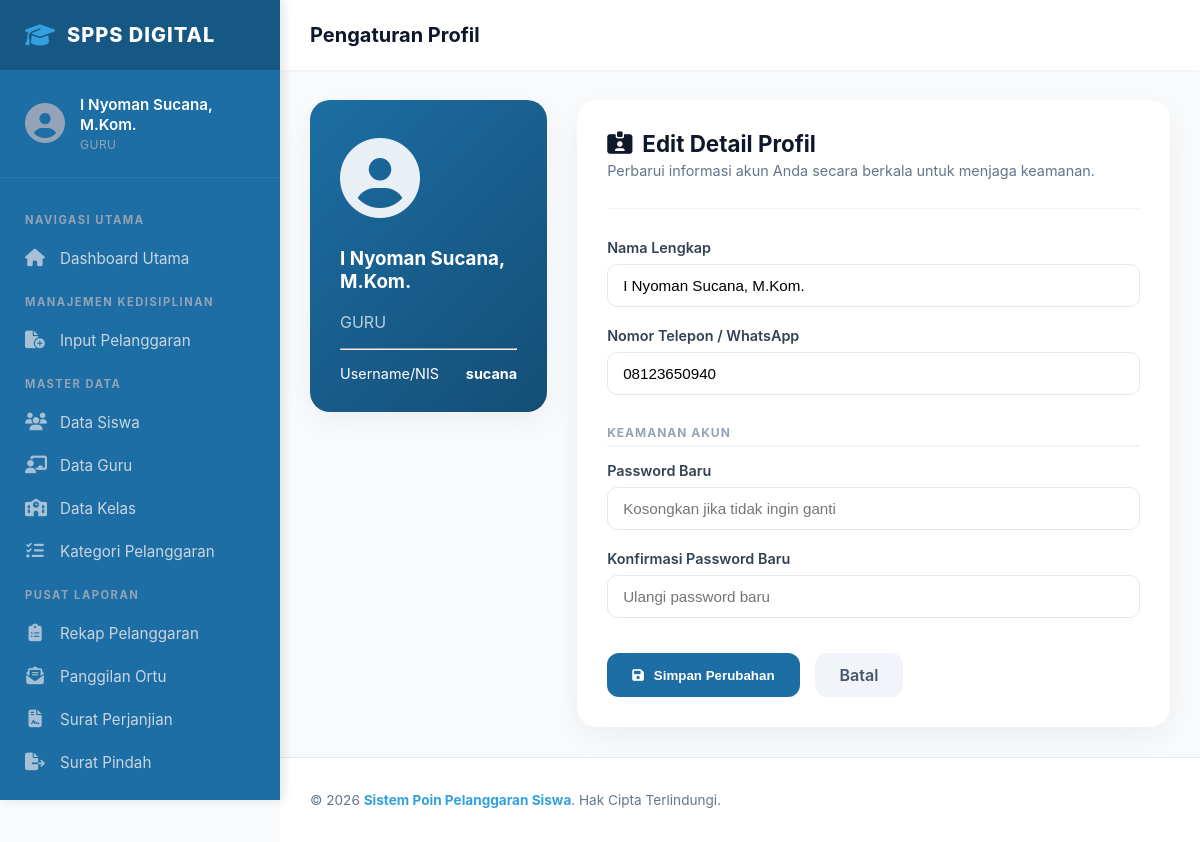
Screenshot of /process/profil_process.php (signed in) with the database file from the repository.
### tables this page shows
CREATE TABLE `guru` (
  `kode_guru` char(8) NOT NULL,
  `nama_pengguna` varchar(100) DEFAULT NULL,
  `role` varchar(30) DEFAULT NULL,
  `username` varchar(50) DEFAULT NULL,
  `password` varchar(70) DEFAULT NULL,
  `aktif` enum('Y','N') DEFAULT NULL,
  `jabatan` varchar(50) DEFAULT NULL,
  `telp` varchar(16) DEFAULT NULL
);

### process/profil_process.php (the view, shortened to what this page needs)
<?php
require_once('../config/config.php');
$username = $_SESSION['username'];
$role = $_SESSION['role'];
if ($role === 'siswa') {
    $qr = mysqli_query($conn, "SELECT * FROM siswa WHERE nis = '$username'");
    $userData = mysqli_fetch_assoc($qr);
    $currentNama = $userData['nama_siswa'];
    $currentExtraLabel = "Alamat Lengkap";
    $currentExtraValue = $userData['alamat'];
    $currentExtraName = "alamat";
} else {
    $qr = mysqli_query($conn, "SELECT * FROM guru WHERE username = '$username'");
    $userData = mysqli_fetch_assoc($qr);
    $currentNama = $userData['nama_pengguna'];
    $currentExtraLabel = "Nomor Telepon / WhatsApp";
    $currentExtraValue = $userData['telp'];
    $currentExtraName = "telp";
}
include('../includes/header.php');
?>
<div class="profile-container">
    <div class="row">
        <div class="profile-sidebar">
            <div class="card glass text-center">
                <div class="avatar-big">
                    <i class="fas fa-user-circle"></i>
                </div>
                <h3><?php echo $currentNama; ?></h3>
                <p class="text-muted"><?php echo strtoupper($role); ?></p>
                <hr>
                <div class="stats-mini">
                    <div class="stat-item">
                        <span>Username/NIS</span>
                        <strong><?php echo $username; ?></strong>
                    </div>
                </div>
            </div>
        </div>
        <div class="profile-main">
            <div class="card main-card">
                <div class="card-header">
                    <h3><i class="fas fa-id-card-clip"></i> Edit Detail Profil</h3>
                    <p>Perbarui informasi akun Anda secara berkala untuk menjaga keamanan.</p>
                </div>
                <form action="" method="POST" class="profile-form">
                    <div class="form-grid">
                        <div class="form-group">
                            <label>Nama Lengkap</label>
                            <input type="text" name="nama" value="<?php echo $currentNama; ?>" required>
                        </div>
                        <div class="form-group">
                            <label><?php echo $currentExtraLabel; ?></label>
                            <input type="text" name="<?php echo $currentExtraName; ?>" value="<?php echo $currentExtraValue; ?>" required>
                        </div>
                        <div class="form-divider">Keamanan Akun</div>
                        <div class="form-group">
                            <label>Password Baru</label>
                            <input type="password" name="password" placeholder="Kosongkan jika tidak ingin ganti">
                        </div>
                        <div class="form-group">
                            <label>Konfirmasi Password Baru</label>
                            <input type="password" name="konfirmasi_password" placeholder="Ulangi password baru">
                        </div>
                    </div>
                    <div class="form-actions">
                        <button type="submit" class="btn btn-primary">
                            <i class="fas fa-save"></i> Simpan Perubahan
                        </button>
                        <a href="../pages/index.php" class="btn btn-light">Batal</a>
                    </div>
                </form>
            </div>
        </div>
    </div>
</div>
<?php
include('../includes/footer.php');
?>

### css/components/header.css (style rules this page uses)
* { box-sizing: border-box; }
:root { --sidebar-width: 280px; --primary-color: #33A1E0; --sidebar-bg: #1C6EA4; --sidebar-hover: #144E75; --text-muted: #94a3b8; --topbar-height: 70px; }
body { margin: 0; padding: 0; font-family: 'Inter', system-ui, -apple-system, sans-serif; background-color: #f8fafc; }
.sidebar-layout { display: flex; }

### process/profil_process.php (style rules this page uses)
.profile-container { max-width: 1000px; margin: 0 auto; }
.row { display: flex; gap: 30px; }
.profile-sidebar { flex: 1; }
.profile-main { flex: 2.5; }
.card { background: white; border-radius: 20px; padding: 30px; box-shadow: 0 10px 30px rgba(0,0,0,0.05); }
.card.glass { background: linear-gradient(135deg, #1C6EA4 0%, #144E75 100%); color: white; }
.card.glass .text-muted { color: rgba(255,255,255,0.7); }
.avatar-big { font-size: 80px; margin-bottom: 20px; color: rgba(255,255,255,0.9); }
.stats-mini { margin-top: 15px; text-align: left; font-size: 0.9rem; }
.stat-item { display: flex; justify-content: space-between; }
.card-header { margin-bottom: 30px; border-bottom: 1px solid #f1f5f9; padding-bottom: 15px; }
.card-header h3 { margin: 0; font-size: 1.4rem; color: #0f172a; display: flex; align-items: center; gap: 10px; }
.card-header p { color: #64748b; margin-top: 5px; font-size: 0.9rem; }
.form-group { margin-bottom: 20px; }
.form-group label { display: block; margin-bottom: 8px; font-weight: 600; font-size: 0.9rem; color: #334155; }
.form-group input { width: 100%; padding: 12px 15px; border-radius: 10px; border: 1px solid #e2e8f0; font-size: 0.95rem; transition: all 0.3s ease; }
.form-divider { font-weight: 700; font-size: 0.75rem; text-transform: uppercase; color: #94a3b8; letter-spacing: 1px; margin: 30px 0 15px; padding-bottom: 5px; border-bottom: 2px solid #f1f5f9; }
.form-actions { margin-top: 35px; display: flex; gap: 15px; }
.btn { padding: 12px 25px; border-radius: 12px; font-weight: 600; cursor: pointer; text-decoration: none; display: inline-flex; align-items: center; gap: 10px; border: none; transition: all 0.3s; }
.btn-primary { background-color: #1C6EA4; color: white; }
.btn-light { background-color: #f1f5f9; color: #475569; }

### rows the page displays
guru: nama_pengguna "I Nyoman Sucana, M.Kom.", nama "I Nyoman Sucana, M.Kom.", telp "08123650940"

### other values shown
$_SESSION['nama'] "I Nyoman Sucana, M.Kom."
$_SESSION['role'] "GURU"
$page_title "Pengaturan Profil"
$role "GURU"
$username "sucana"
$currentExtraLabel "Nomor Telepon / WhatsApp"
